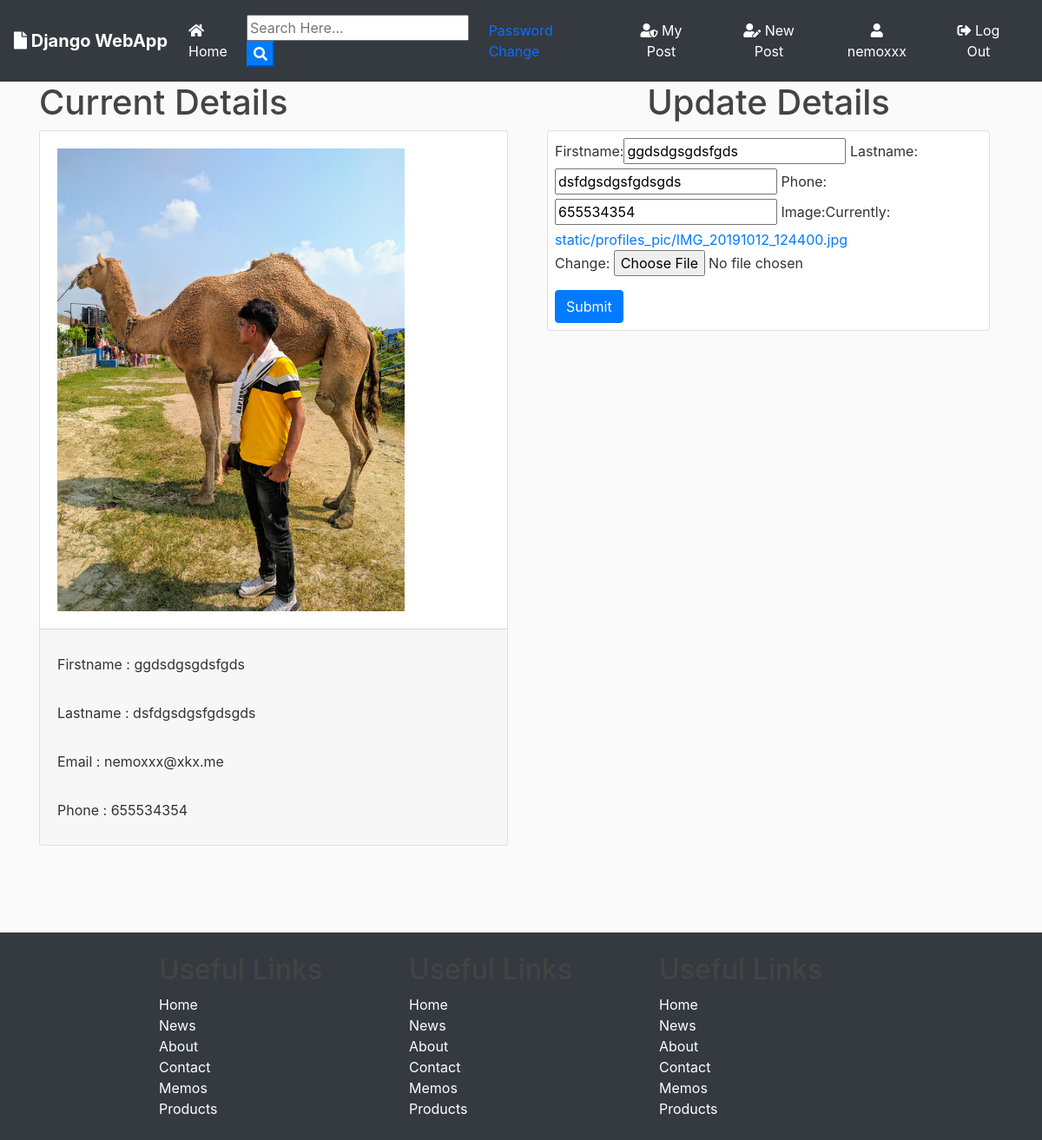
Screenshot of /profile (signed in) with the database file from the repository.
### userlogin/models.py (models this page shows)
class Profile(models.Model):
    user = models.OneToOneField(User, on_delete=models.CASCADE,related_name='profile')
    firstname = models.CharField(max_length=50)
    lastname = models.CharField(max_length=50)
    username = models.CharField(max_length=50)
    email = models.EmailField()
    phone = models.CharField(max_length=10)
    image = models.ImageField(upload_to='static/profiles_pic', default='static/images/sample_user.jpg')
    created_date = models.DateTimeField(auto_now_add=True)

### userlogin/auth.py (the view)
    def wrapper_function(request, *args, **kwargs):
        if request.user.is_staff:
            return redirect('/admins')
        else:
            return view_function(request, *args, **kwargs)

### userlogin/forms.py
class ProfileForm(ModelForm):
    class Meta:
        model = Profile
        fields = "__all__"
        exclude = ['user', 'username', 'email']

### userlogin/auth.py (called while the page is built)
def user_only(view_function):
    def wrapper_function(request, *args, **kwargs):
        if request.user.is_staff:
            return redirect('/admins')
        else:
            return view_function(request, *args, **kwargs)
    return wrapper_function

### userlogin/views.py (called while the page is built)
@login_required
@user_only
def profile(request):
    profile = request.user.profile
    if request.method== 'POST':
        form = ProfileForm(request.POST, request.FILES, instance=profile)
        if form.is_valid():
            form.save()
            messages.add_message(request, messages.SUCCESS, 'Profile Updated Successfully')
            return redirect('/profile')
    context = {
        'form': ProfileForm(instance=profile)
    }
    return render(request, 'userlogin/profile.html', context)

### userlogin/templates/userlogin/profile.html (shortened to what this page needs)
{% extends 'layout.html' %}
{% load bootstrap %}
{% block main_content %}
<div class="container">
    <div class="row">
        <div class="col">
            <h1>Current Details</h1>
            <div class="card">
                <div class="card-body">
                    <img src="/{{request.user.profile.image}}" width="400" class="img-responsive">
                </div>
                <div class="card-footer">
                    <div class="py-3">Firstname : {{request.user.profile.firstname}}</div>
                    <div class="py-3">Lastname : {{request.user.profile.lastname}}</div>
                    <div class="py-3">Email : {{request.user.profile.email}}</div>
                    <div class="py-3">Phone : {{request.user.profile.phone}}</div>
                </div>
            </div>
        </div>
        <div class="col">
            <div class="col-md-12">
                <h1 class="text-center">Update Details</h1>
                <div class="card py-2 px-2">
                    <form class="form myForm" action="" method="POST" enctype="multipart/form-data">
                        {{ form | bootstrap_horizontal}}
                        <button type="submit" class="btn btn-primary mt-3">Submit</button>
                    </form>
                </div>
            </div>
        </div>
    </div>
</div>
{% endblock %}

### templates/header.html (shortened to what this page needs)
{% load static %}
<!doctype html>
<html lang="en">
<head>
  <link rel="stylesheet" href="https://stackpath.bootstrapcdn.com/bootstrap/4.3.1/css/bootstrap.min.css"
>
  <link rel="stylesheet" href="https://use.fontawesome.com/releases/v5.8.1/css/all.css">
  <link rel="stylesheet" href="{% static 'css/main.css' %}">
</head>
<body>
  <nav class="navbar navbar-expand-lg navbar-dark bg-dark">
    <a class="navbar-brand font-weight-bold" href="#"><i class="fas fa-file"></i> Django WebApp</a>
    <div class="collapse navbar-collapse" id="navbarSupportedContent">
      <ul class="navbar-nav mr-auto">
        <li class="nav-item active">
          <a class="nav-link" href="{% url 'blog-home' %}"><i class="fas fa-home"></i> Home </a>
        </li>
      </ul>
      <form id="searchform" action="{% url 'search' %}" method="get">
        <input type="text" name="q" type="text" value="{{ request.GET.q }}" placeholder="Search Here..." />
        <button type="button" onclick="searchform.submit()" class=" text-white my-color btn-primary"><i
            class="fa fa-search"></i></button>
      </form>
      {% if user.is_authenticated %}
      <a class="nav-link {{activate_password}}" href="/password_change">Password Change</a>
      <a href="{% url 'user-posts' user %}" class="btn text-white m-2"><i class="fas fa-user-shield"></i> My Post</a>
      <a href="{% url 'post-create' %}" class="btn text-white m-2"><i class="fas fa-user-edit"></i> New Post</a>
      <a href="/profile " class="btn text-white m-2"><i class="fas fa-user"></i> {{ user.username }}</a>
      <a href="/logout " class="btn text-white m-2"><i class="fas fa-sign-out-alt"></i> Log Out</a>
      {% else %}
      <a href="/login " class="btn text-white m-2"><i class="fas fa-user-tie"></i> Log In</a>
      <a href="/register " class="btn text-white m-2"> <i class="fas fa-sign-in-alt"></i> Sign Up</a>
      {% endif %}
    </div>
  </nav>
</body>
</html>

### static/css/main.css (style rules this page uses)
body { background: #fafafa; color: #333333; margin-top: 0; }
h1, h2, h3, h4, h5, h6 { color: #444444; }
ul { margin: 0; }

### rows the page displays
Profile: firstname "ggdsdgsgdsfgds", lastname "dsfdgsdgsfgdsgds", phone "655534354"

### other values shown
{{ user.username }} "nemoxxx"
{{ request.user.profile.firstname }} "ggdsdgsgdsfgds"
{{ request.user.profile.lastname }} "dsfdgsdgsfgdsgds"
{{ request.user.profile.email }} "nemoxxx@xkx.me"
{{ request.user.profile.phone }} "655534354"
